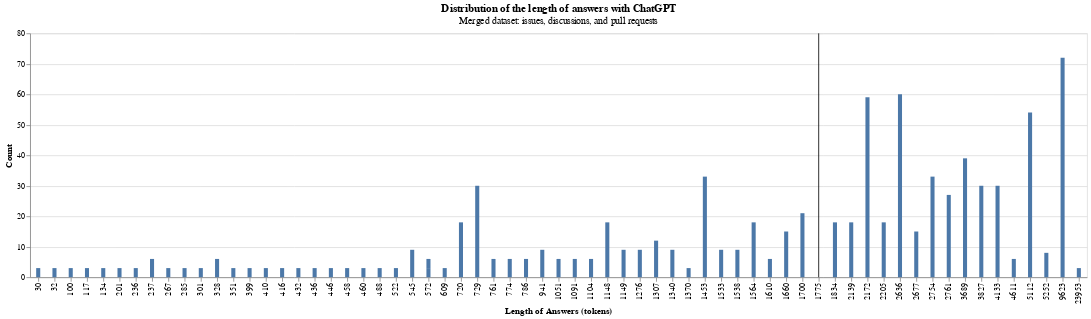

The cell this chart's notebook holds for it:
### Code cell
# Checking histogarm -- remove extreme data point.
bad = np.argmax(df_url_ans["count"])
df_clean = df_url_ans.loc[~df_url_ans.index.isin([bad])]
print(
    f"Average length of answers per repo after removing extreme data point: "
    f"{np.mean(df_clean["mean"]):.2f}"
    )
inter_bar = alt.Chart(df_clean).mark_bar(size=5).encode(
    x=alt.X(
        "mean:N",
        title="Length of Answers (tokens)",
    ),
    y=alt.Y("count", title="Count"),
).properties(
    title={
        "text": "Distribution of the length of answers with ChatGPT",
        "subtitle": "Merged dataset: issues, discussions, and pull requests"
    }
)

rule = alt.Chart(df_clean).mark_rule().encode(
    x=alt.X(
        'mean:N',
        aggregate="mean",
        type='nominal',
        axis=alt.Axis(format="2d")
    ),
)

alt.layer(inter_bar, rule)

### Figure 1 — Vega-Lite specification as saved in the notebook (floating-point values rounded to 4 significant figures)
{"$schema": "https://vega.github.io/schema/vega-lite/v5.20.1.json", "config": {"view": {"continuousHeight": 300, "continuousWidth": 300}}, "data": {"name": "data-84db7dcc8fce80ec0da988eca311fbe5"}, "datasets": {"data-84db7dcc8fce80ec0da988eca311fbe5": [{"RepoName": "ActivityWatch/aw-server", "count": 3, "mean": 572}, {"RepoName": "AndyGrant/OpenBench", "count": 3, "mean": 416}, {"RepoName": "AntonOsika/gpt-engineer", "count": 54, "mean": 5112.0}, {"RepoName": "D3Zyre/Copy-All-Files-From-Folder", "count": 6, "mean": 1104}, {"RepoName": "Delgan/loguru", "count": 9, "mean": 1533}, {"RepoName": "Elucidation/mapf-multiagent-robot-planning", "count": 18, "mean": 2139}, {"RepoName": "GreyDGL/PentestGPT", "count": 6, "mean": 4611}, {"RepoName": "HaroldMitts/VoAIce", "count": 3, "mean": 32}, {"RepoName": "Hochfrequenz/kohlrahbi", "count": 3, "mean": 267}, {"RepoName": "MauriceLe/PIMS", "count": 3, "mean": 23953}, {"RepoName": "NA-MIC/ProjectWeek", "count": 3, "mean": 458}, {"RepoName": "OpenAdaptAI/OpenAdapt", "count": 59, "mean": 2172.0}, {"RepoName": "PromtEngineer/localGPT", "count": 39, "mean": 3689}, {"RepoName": "RND247/Pype-Synthetic-Data-for-Testing", "count": 6, "mean": 761}, {"RepoName": "SafEight/wdm-project", "count": 6, "mean": 1051}, {"RepoName": "Shreya-R-Dixit-Memorial-Foundation/EyeDaV2", "count": 3, "mean": 285}, {"RepoName": "Significant-Gravitas/Auto-GPT", "count": 3, "mean": 201}, {"RepoName": "SuffolkLITLab/docassemble-ALToolbox", "count": 9, "mean": 1538}, {"RepoName": "aahnik/temple-web", "count": 3, "mean": 432}, {"RepoName": "aiplanethub/genai-stack", "count": 3, "mean": 410}, {"RepoName": "app-sre/qontract-reconcile", "count": 15, "mean": 1660}, {"RepoName": "bancaditalia/black-it", "count": 3, "mean": 522}, {"RepoName": "bbelderbos/htmx-demo", "count": 9, "mean": 941}, {"RepoName": "chitalian/gptask", "count": 3, "mean": 301}, {"RepoName": "comfyanonymous/ComfyUI", "count": 3, "mean": 488}, {"RepoName": "davidusb-geek/emhass", "count": 9, "mean": 545}, {"RepoName": "dobbelina/repository.dobbelina", "count": 6, "mean": 1610}, {"RepoName": "dtch1997/gpt-text-gym", "count": 33, "mean": 1453.0}, {"RepoName": "embedchain/embedchain", "count": 3, "mean": 134}, {"RepoName": "gorillamania/AICodeBot", "count": 30, "mean": 3827}, {"RepoName": "icecube/pisa", "count": 3, "mean": 572}, {"RepoName": "internetarchive/openlibrary", "count": 9, "mean": 1276}, {"RepoName": "jasonacox/Powerwall-Dashboard", "count": 18, "mean": 1834.0}, {"RepoName": "jefftriplett/frontmatter-cli", "count": 18, "mean": 1564}, {"RepoName": "karpathy/ng-video-lecture", "count": 6, "mean": 786}, {"RepoName": "kroitor/asciichart", "count": 3, "mean": 1370}, {"RepoName": "kukulich/home-assistant-jablotron100", "count": 3, "mean": 436}, {"RepoName": "langchain-ai/langchain", "count": 21, "mean": 1700}, {"RepoName": "livingbio/gpt-fn", "count": 6, "mean": 1091}, {"RepoName": "meltyyyyy/ICR-2023", "count": 18, "mean": 2205}, {"RepoName": "mesonbuild/meson", "count": 3, "mean": 117}, {"RepoName": "metaphorsystems/metaphor-python", "count": 6, "mean": 328}, {"RepoName": "microsoft/visionmetrics", "count": 3, "mean": 460}, {"RepoName": "monarch-initiative/oai-monarch-plugin", "count": 3, "mean": 100}, {"RepoName": "mpoon/gpt-repository-loader", "count": 3, "mean": 351}, {"RepoName": "mprib/pyxy3d", "count": 18, "mean": 720}, {"RepoName": "nuhmanpk/Webtrench", "count": 12, "mean": 1307}, {"RepoName": "omegaui/linux-voice-control", "count": 33, "mean": 2754}, {"RepoName": "paul-gauthier/aider", "count": 6, "mean": 237}, {"RepoName": "related-sciences/nxontology-ml", "count": 3, "mean": 30}, {"RepoName": "roslinmahmud/easy-hire-backend", "count": 3, "mean": 399}, {"RepoName": "simonw/asgi-proxy-lib", "count": 30, "mean": 4133}, {"RepoName": "simonw/datasette-render-markdown", "count": 27, "mean": 2761}, {"RepoName": "simonw/llm-replicate", "count": 6, "mean": 774}, {"RepoName": "simonw/sqlite-utils", "count": 18, "mean": 1148}, {"RepoName": "simonw/symbex", "count": 30, "mean": 729.2}, {"RepoName": "simonw/ttok", "count": 3, "mean": 446}, {"RepoName": "sugi-01096/72", "count": 8, "mean": 5252.0}, {"RepoName": "teremterem/botmerger", "count": 9, "mean": 1340}, {"RepoName": "theonlysam/blackjack", "count": 3, "mean": 609}, {"RepoName": "tinygrad/tinygrad", "count": 15, "mean": 2677}, {"RepoName": "udayhello/handwritten1", "count": 72, "mean": 9623}, {"RepoName": "uuid6/prototypes", "count": 60, "mean": 2636}, {"RepoName": "wafflestudio/wacruit-server", "count": 3, "mean": 236}, {"RepoName": "welfare-state-analytics/riksdagen-corpus", "count": 9, "mean": 1149}]}, "layer": [{"encoding": {"x": {"field": "mean", "title": "Length of Answers (tokens)", "type": "nominal"}, "y": {"field": "count", "title": "Count", "type": "quantitative"}}, "mark": {"size": 5, "type": "bar"}, "title": {"subtitle": "Merged dataset: issues, discussions, and pull requests", "text": "Distribution of the length of answers with ChatGPT"}}, {"encoding": {"x": {"aggregate": "mean", "axis": {"format": "2d"}, "field": "mean", "type": "nominal"}}, "mark": {"type": "rule"}}]}
